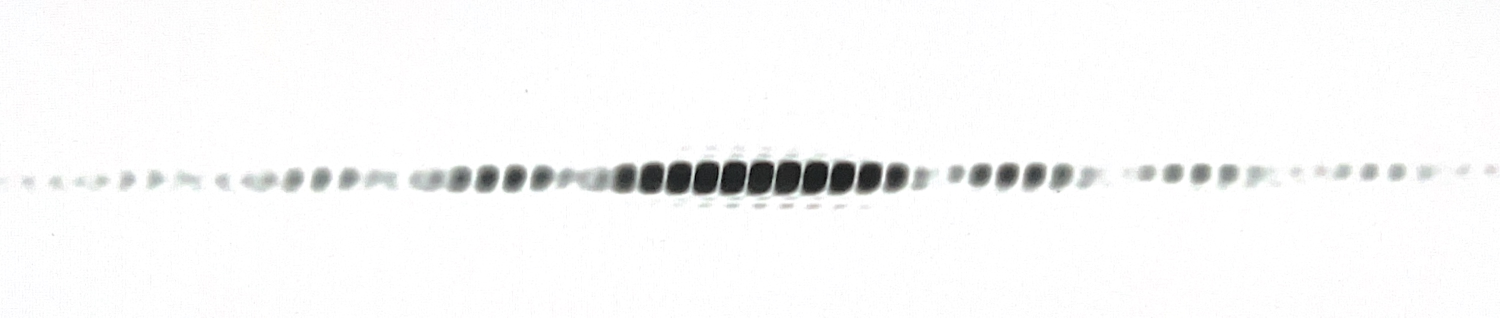
#> input picture acquisitions/double-slit/pattern.jpg, 3000 x 635 px (shown at 1/2 size)
$ python high_intensity_fit.py
#> lines starting #> are read from the running program, lines starting #| are printed output that depends on the picture
"""
High-intensity (non-attenuated) double-slit diffraction pattern: fit the
positions of the diffraction and interference minima against fringe
order to recover the slit width a and separation b.

The film (Kentmere Pan 400, ~40 s exposure, no strong attenuation) is
deliberately overexposed to make the fringes easy to see by eye, which
saturates the film near the pattern's center. Fitting minima *positions*
sidesteps this: a minimum's location doesn't depend on how saturated the
peaks around it are.

The minima positions below were originally measured by eye on this same
scan at 8000 px width, then rescaled to the 3000-px-wide copy shipped in
acquisitions/. To run this on your own image, replace them with pixel
x-coordinates read off *your* scan instead.
"""

import numpy as np
import matplotlib.pyplot as plt
from PIL import Image
from scipy.optimize import curve_fit

# --- Parameters ---
IMAGE_PATH = "acquisitions/double-slit/pattern.jpg"
OUTPUT_PATH = "high_intensity_fit.pdf"

CENTER_X_PX = 1521.375
CENTER_Y_PX = 358
BAND_HEIGHT_PX = 15
PIXEL_SIZE_MM = 140 / 3000  # 140 mm reference width, see README

WAVELENGTH_NM, SIGMA_WAVELENGTH_NM = 520.0, 15.0
DISTANCE_MM, SIGMA_DISTANCE_MM = 4021.0, 5.0

DIFFRACTION_MINIMA_PX = [804.75, 1165.88, 1877.62, 2232.0]
INTERFERENCE_MINIMA_PX = [
    804.75, 848.62, 892.5, 946.5, 1001.62, 1057.12, 1112.62, 1165.88,
    1221.38, 1275.62, 1329.75, 1384.12, 1438.5, 1493.5, 1548.88, 1604.5,
    1657.12, 1712.0, 1766.12, 1821.38, 1877.62, 1930.12, 1985.62, 2041.88,
    2096.38, 2151.75, 2192.62, 2237.62,
]
SIGMA_DIFFRACTION_PX = 22.5
SIGMA_INTERFERENCE_PX = 12.0


def load_intensity_profile(image_path, center_y_px, band_height_px):
    """Average a horizontal band of the image into a 1D intensity
    profile. Intensity is `255 - grayscale` (more film exposure = darker
    pixel = higher intensity)."""
#> called with image_path = 'acquisitions/double-slit/pattern.jpg', center_y_px = 358, band_height_px = 15
    gray = np.asarray(Image.open(image_path).convert("L"), dtype=float)
    intensity_img = 255.0 - gray
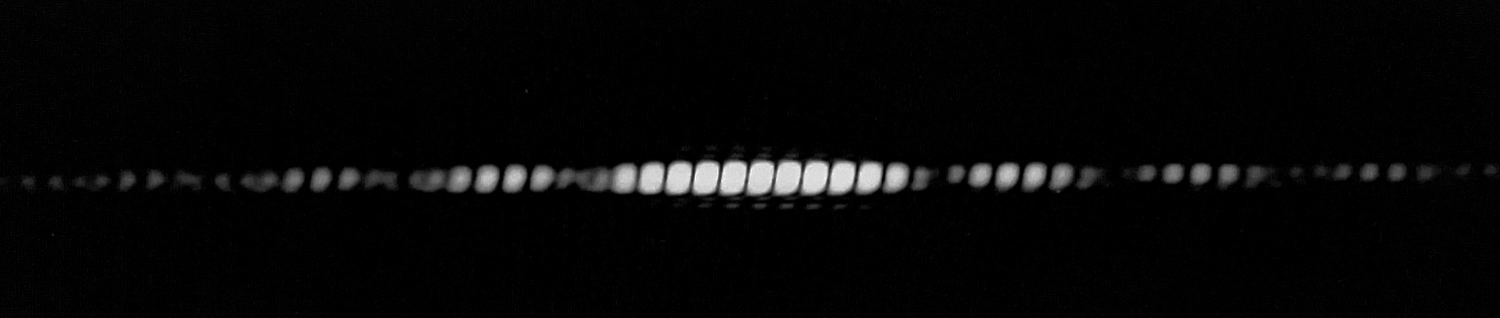
#> intensity_img: shape (635, 3000) float64 (shown at 1/2 size); min 0, max 255, mean 6.9
    y1 = max(0, center_y_px - band_height_px // 2)
    y2 = min(gray.shape[0], center_y_px + band_height_px // 2)
#> y2 = 365
    band = intensity_img[y1:y2, :]
    return band.mean(axis=0), band.std(axis=0)


def fringe_orders(n_minima, half_integer_order):
    """Symmetric fringe order for each minimum, skipping order 0: ...,
    -2, -1, 1, 2, ... for diffraction minima, or the same shifted by 1/2
    for interference minima."""
    half = n_minima // 2
    orders = np.concatenate((np.arange(-half, 0), np.arange(1, half + 1)))
    return orders + 0.5 if half_integer_order else orders


def line(n, slope, intercept):
    return slope * n + intercept


def fit_minima(minima_px, center_x_px, sigma_px, half_integer_order):
    """Fit minima positions against fringe order with a straight line.
    Theory: x(n) = (lambda D / length) * n for diffraction minima, or
    x(n) = (lambda D / length) * (n + 1/2) for interference minima --
    the fitted slope is therefore lambda*D/length."""
    positions_px = np.asarray(minima_px, dtype=float) - center_x_px
    orders = fringe_orders(len(positions_px), half_integer_order)

    sigma = np.full_like(positions_px, sigma_px)
    p0 = [positions_px.max() / orders.max(), 0.0]
    popt, pcov = curve_fit(line, orders, positions_px, p0=p0, sigma=sigma, absolute_sigma=True)
    slope_px, intercept_px = popt
    sigma_slope_px = np.sqrt(pcov[0, 0])

    residuals = (positions_px - line(orders, *popt)) / sigma
    chi2_red = np.sum(residuals ** 2) / (len(orders) - 2)
    return slope_px, sigma_slope_px, intercept_px, chi2_red, orders, positions_px


def physical_length(slope_px, sigma_slope_px, pixel_size_mm):
    """length = lambda * D / (slope_px * pixel_size_mm), with the three
    relative uncertainties combined in quadrature."""
    slope_mm = slope_px * pixel_size_mm
    sigma_slope_mm = sigma_slope_px * pixel_size_mm
    length_mm = (WAVELENGTH_NM * 1e-6) * DISTANCE_MM / slope_mm
    rel_err = np.sqrt(
        (SIGMA_WAVELENGTH_NM / WAVELENGTH_NM) ** 2
        + (SIGMA_DISTANCE_MM / DISTANCE_MM) ** 2
        + (sigma_slope_mm / slope_mm) ** 2
    )
    return length_mm, length_mm * rel_err


def main():
    profile, profile_std = load_intensity_profile(IMAGE_PATH, CENTER_Y_PX, BAND_HEIGHT_PX)
#> profile = 3000 values, max 253.2 at index 1391, min 0 at index 225, mean 77.58; profile_std = 3000 values, max 46.44 at index 1435, min 0 at index 225, mean 7.45
    x_mm = (np.arange(len(profile)) - CENTER_X_PX) * PIXEL_SIZE_MM
#> x_mm = 3000 values from -71 to 68.96

    diff_slope, diff_sigma_slope, diff_intercept, diff_chi2, diff_orders, diff_pos = fit_minima(
        DIFFRACTION_MINIMA_PX, CENTER_X_PX, SIGMA_DIFFRACTION_PX, half_integer_order=False)
    int_slope, int_sigma_slope, int_intercept, int_chi2, int_orders, int_pos = fit_minima(
        INTERFERENCE_MINIMA_PX, CENTER_X_PX, SIGMA_INTERFERENCE_PX, half_integer_order=True)

    a_mm, sigma_a_mm = physical_length(diff_slope, diff_sigma_slope, PIXEL_SIZE_MM)
    b_mm, sigma_b_mm = physical_length(int_slope, int_sigma_slope, PIXEL_SIZE_MM)

    print(f"Diffraction minima: slope = {diff_slope:.2f} +/- {diff_sigma_slope:.2f} px (reduced chi^2 = {diff_chi2:.3f})")
    print(f"  a = ({a_mm:.3f} +/- {sigma_a_mm:.3f}) mm")
    print(f"Interference minima: slope = {int_slope:.2f} +/- {int_sigma_slope:.2f} px (reduced chi^2 = {int_chi2:.3f})")
    print(f"  b = ({b_mm:.3f} +/- {sigma_b_mm:.3f}) mm")

    # --- Plot: intensity profile on top, minima position vs fringe order below ---
    fig, axs = plt.subplots(2, 1, figsize=(12, 8), sharex=True, gridspec_kw={"height_ratios": [1, 2]})

    axs[0].plot(x_mm, profile, "-k")
    axs[0].set_ylabel("Intensity")
    axs[0].grid(True)
    axs[0].tick_params(labelbottom=False)

    for pos, orders, slope, intercept, label, marker, color in [
        (int_pos, int_orders, int_slope, int_intercept, "Interference", "o", "tab:blue"),
        (diff_pos, diff_orders, diff_slope, diff_intercept, "Diffraction", "^", "tab:red"),
    ]:
        axs[1].plot(pos * PIXEL_SIZE_MM, orders, marker, color=color, label=label, markersize=8)
        n_line = np.linspace(orders.min(), orders.max(), 200)
        axs[1].plot(line(n_line, slope, intercept) * PIXEL_SIZE_MM, n_line, "--", color=color, label=f"{label} fit")

    axs[1].set_xlabel("Distance from center [mm]")
    axs[1].set_ylabel("Fringe order $n$")
    axs[1].grid(True)
    axs[1].legend(loc="upper right")

    text = (
        f"a = ({a_mm:.3f} $\\pm$ {sigma_a_mm:.3f}) mm\n"
        f"$\\chi^2_{{red}}$ (diffraction) = {diff_chi2:.2f}\n\n"
        f"b = ({b_mm:.3f} $\\pm$ {sigma_b_mm:.3f}) mm\n"
        f"$\\chi^2_{{red}}$ (interference) = {int_chi2:.2f}"
    )
    axs[1].text(0.02, 0.97, text, ha="left", va="top", transform=axs[1].transAxes,
                bbox=dict(facecolor="white", edgecolor="black", boxstyle="round,pad=0.5", alpha=0.9))

    fig.tight_layout()
    fig.savefig(OUTPUT_PATH)
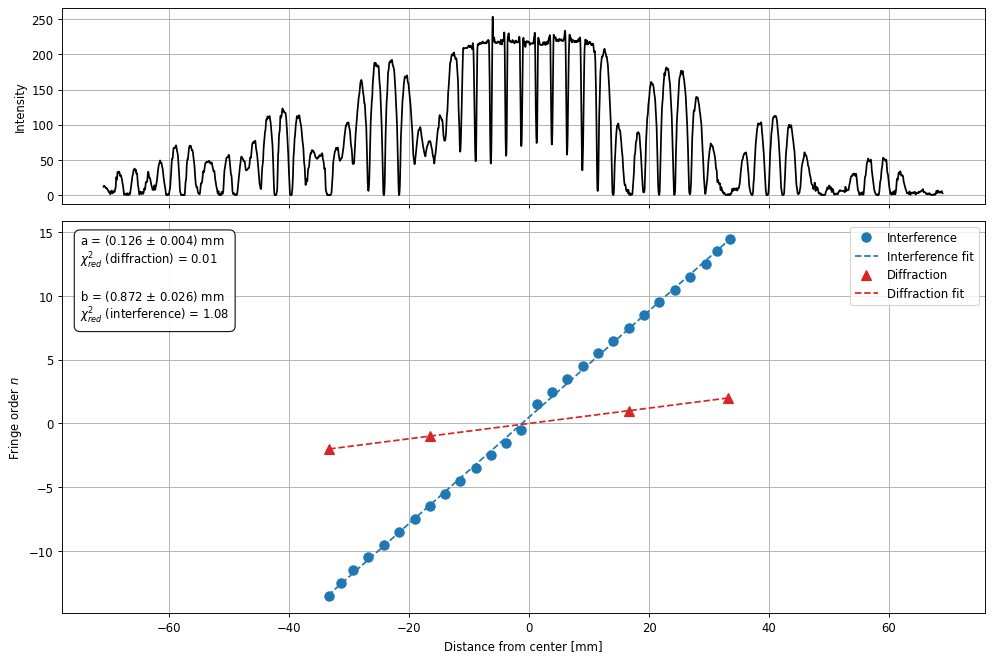
#> figure drawn by matplotlib, 2 panels; panel 2: curve peaks at x = 33.42, y = 14.5; panel 2: curve peaks at x = 33.58, y = 14.5
    plt.show()


if __name__ == "__main__":
    main()
